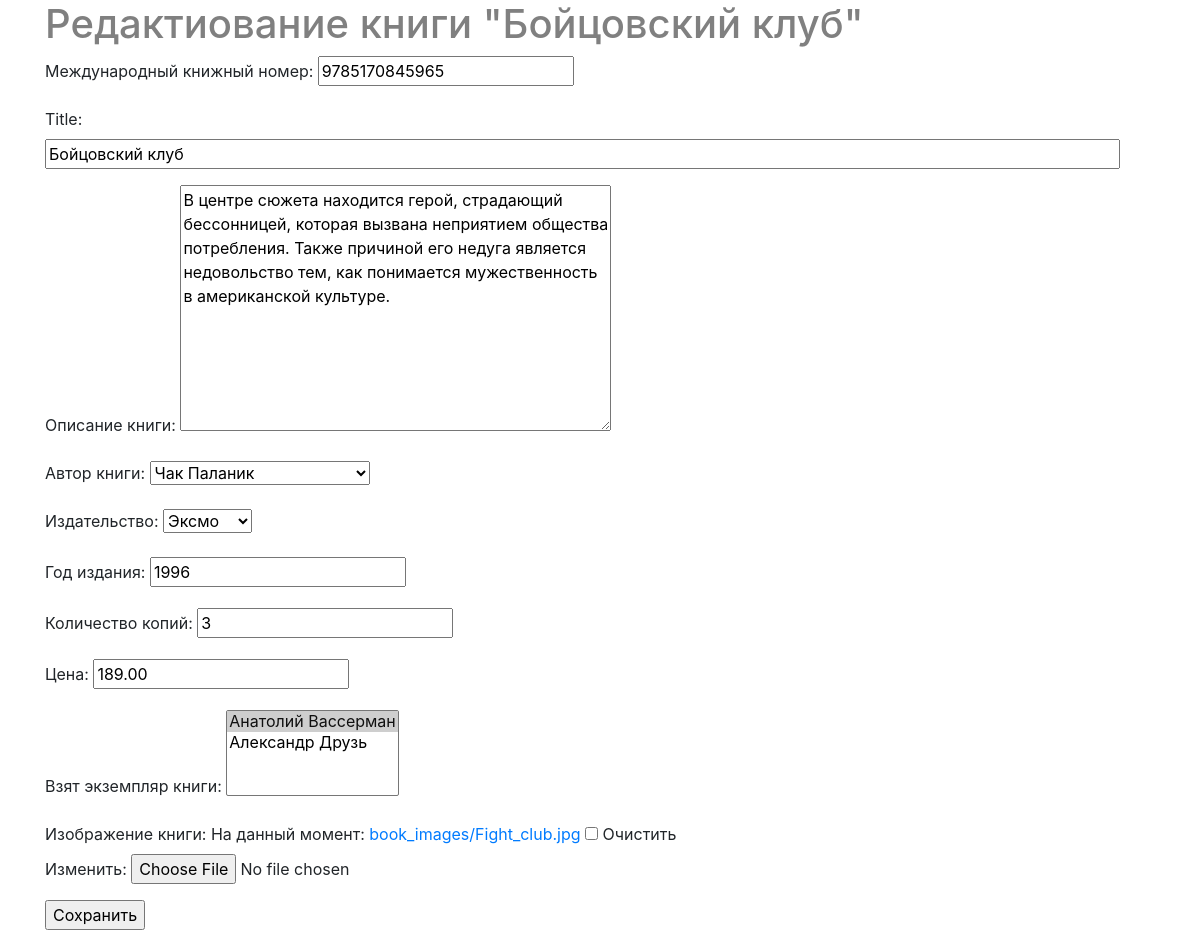
The page /library/book/edit/1/ on the database its author committed.
### first/apps/p_library/models.py (models this page shows, shortened)
class Book(models.Model):
    ISBN = models.CharField("международный книжный номер", max_length=13)
    title = models.TextField("название книги")
    description = models.TextField("описание книги")
    author = models.ForeignKey(Author, on_delete=models.CASCADE, verbose_name="автор книги", related_name="books")
    publisher = models.ForeignKey(Publisher, on_delete=models.CASCADE, verbose_name="издательство", related_name="published_books")
    year_release = models.SmallIntegerField("год издания")
    copy_count = models.SmallIntegerField("количество копий", default=1)
    price = models.DecimalField("цена", max_digits=10, decimal_places=2)
    took_copy = models.ManyToManyField(
        Friend, verbose_name="взят экземпляр книги",
        related_name="borrowed_books", blank=True)
    book_image = models.ImageField("изображение книги", upload_to="book_images/", blank=True, null=True)
    class Meta:
        verbose_name = "Книга"
        verbose_name_plural = "Книги"

### first/apps/p_library/views.py (the view)
# urls.py: path("library/book/edit/<int:pk>/", BookUpdate.as_view(), name="book_update"),
class BookUpdate(UpdateView):
    model = Book
    form_class = BookForm

### first/apps/p_library/forms.py
class BookForm(forms.ModelForm):
    title = forms.CharField(widget=forms.TextInput(attrs={'size': '100'}))
    class Meta:
        model = Book
        fields = '__all__'

### first/apps/p_library/models.py (called while the page is built)
    def __str__(self):
        return self.full_name

    def __str__(self):
        return self.friend_name

    def __str__(self):
        return self.pub_name

### first/templates/p_library/book_form.html (shortened to what this page needs)
{% extends 'base.html' %}
{% block content %}
    {% if form.title.value %}
        <h1>Редактиование книги "{{ form.title.value }}"</h1>
    {% else %}
        <h1>Добавление книги</h1>
    {% endif %}
    <form method="post">
        {{ form.as_p }}
        <input type="submit" value="Сохранить">
    </form>
{% endblock %}

### static/css/style.css (style rules this page uses)
h1 { color: grey; }

### rows shown on the page
Book: title.value "Бойцовский клуб", ISBN "9785170845965", title "Бойцовский клуб", description "В центре сюжета находится герой, страдающий бессонницей, которая вызвана неприятием общества потребления. Также причиной его недуга является недовольство тем, как понимается мужественность в американской культуре.", author "Чак Паланик", publisher "Эксмо", year_release "1996", copy_count "3", price "189.00"
